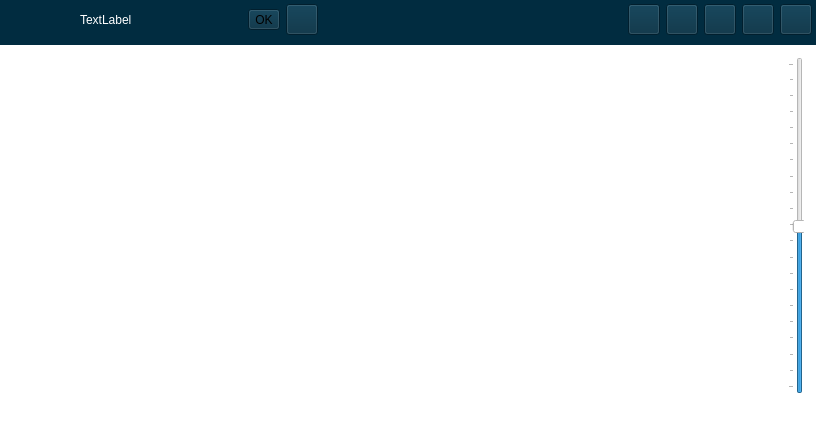
<?xml version="1.0" encoding="UTF-8"?>
<ui version="4.0">
 <class>MainWindow</class>
 <widget class="QMainWindow" name="MainWindow">
  <property name="geometry">
   <rect>
    <x>0</x>
    <y>0</y>
    <width>816</width>
    <height>426</height>
   </rect>
  </property>
  <property name="sizePolicy">
   <sizepolicy hsizetype="Minimum" vsizetype="Fixed">
    <horstretch>0</horstretch>
    <verstretch>0</verstretch>
   </sizepolicy>
  </property>
  <property name="baseSize">
   <size>
    <width>800</width>
    <height>600</height>
   </size>
  </property>
  <property name="windowTitle">
   <string>Virtual Turing Machine</string>
  </property>
  <property name="styleSheet">
   <string notr="true"/>
  </property>
  <property name="documentMode">
   <bool>false</bool>
  </property>
  <widget class="QWidget" name="centralWidget">
   <property name="sizePolicy">
    <sizepolicy hsizetype="Ignored" vsizetype="Ignored">
     <horstretch>0</horstretch>
     <verstretch>0</verstretch>
    </sizepolicy>
   </property>
   <property name="styleSheet">
    <string notr="true">background:#012C40</string>
   </property>
   <layout class="QVBoxLayout" name="verticalLayout">
    <property name="leftMargin">
     <number>0</number>
    </property>
    <property name="topMargin">
     <number>0</number>
    </property>
    <property name="rightMargin">
     <number>0</number>
    </property>
    <property name="bottomMargin">
     <number>0</number>
    </property>
    <item>
     <widget class="QFrame" name="frame_header">
      <property name="sizePolicy">
       <sizepolicy hsizetype="Expanding" vsizetype="Maximum">
        <horstretch>0</horstretch>
        <verstretch>0</verstretch>
       </sizepolicy>
      </property>
      <property name="autoFillBackground">
       <bool>false</bool>
      </property>
      <property name="styleSheet">
       <string notr="true"/>
      </property>
      <property name="frameShape">
       <enum>QFrame::NoFrame</enum>
      </property>
      <property name="frameShadow">
       <enum>QFrame::Plain</enum>
      </property>
      <layout class="QHBoxLayout" name="horizontalLayout_2">
       <property name="spacing">
        <number>-1</number>
       </property>
       <property name="leftMargin">
        <number>4</number>
       </property>
       <property name="topMargin">
        <number>4</number>
       </property>
       <property name="rightMargin">
        <number>4</number>
       </property>
       <property name="bottomMargin">
        <number>4</number>
       </property>
       <item>
        <widget class="QToolButton" name="button_back">
         <property name="sizePolicy">
          <sizepolicy hsizetype="Maximum" vsizetype="Maximum">
           <horstretch>0</horstretch>
           <verstretch>0</verstretch>
          </sizepolicy>
         </property>
         <property name="autoFillBackground">
          <bool>false</bool>
         </property>
         <property name="styleSheet">
          <string notr="true">background:#012C40</string>
         </property>
         <property name="text">
          <string/>
         </property>
         <property name="icon">
          <iconset resource="resources.qrc">
           <normaloff>:/Files/images/toolbars/main/undo.gif</normaloff>:/Files/images/toolbars/main/undo.gif</iconset>
         </property>
         <property name="iconSize">
          <size>
           <width>24</width>
           <height>24</height>
          </size>
         </property>
         <property name="toolButtonStyle">
          <enum>Qt::ToolButtonIconOnly</enum>
         </property>
         <property name="autoRaise">
          <bool>true</bool>
         </property>
        </widget>
       </item>
       <item>
        <widget class="QToolButton" name="button_debug_back">
         <property name="styleSheet">
          <string notr="true">background:#012C40</string>
         </property>
         <property name="text">
          <string/>
         </property>
         <property name="icon">
          <iconset resource="resources.qrc">
           <normaloff>:/images/toolbars/debug/undo.png</normaloff>:/images/toolbars/debug/undo.png</iconset>
         </property>
         <property name="iconSize">
          <size>
           <width>24</width>
           <height>24</height>
          </size>
         </property>
         <property name="toolButtonStyle">
          <enum>Qt::ToolButtonIconOnly</enum>
         </property>
         <property name="autoRaise">
          <bool>true</bool>
         </property>
         <property name="name" stdset="0">
          <string>button_back</string>
         </property>
        </widget>
       </item>
       <item>
        <widget class="QWidget" name="widgetLabel" native="true">
         <property name="sizePolicy">
          <sizepolicy hsizetype="Expanding" vsizetype="Preferred">
           <horstretch>0</horstretch>
           <verstretch>0</verstretch>
          </sizepolicy>
         </property>
         <layout class="QHBoxLayout" name="horizontalLayout">
          <property name="leftMargin">
           <number>0</number>
          </property>
          <property name="topMargin">
           <number>0</number>
          </property>
          <property name="rightMargin">
           <number>0</number>
          </property>
          <property name="bottomMargin">
           <number>0</number>
          </property>
          <item>
           <widget class="QLabel" name="label">
            <property name="autoFillBackground">
             <bool>false</bool>
            </property>
            <property name="styleSheet">
             <string notr="true">background:transparent;color:white</string>
            </property>
            <property name="text">
             <string>TextLabel</string>
            </property>
           </widget>
          </item>
         </layout>
        </widget>
       </item>
       <item>
        <widget class="QToolButton" name="button_ok">
         <property name="styleSheet">
          <string notr="true">background:#012C40</string>
         </property>
         <property name="text">
          <string>OK</string>
         </property>
         <property name="icon">
          <iconset resource="resources.qrc">
           <normaloff>:/Files/images/ok.png</normaloff>:/Files/images/ok.png</iconset>
         </property>
         <property name="iconSize">
          <size>
           <width>24</width>
           <height>24</height>
          </size>
         </property>
         <property name="toolButtonStyle">
          <enum>Qt::ToolButtonIconOnly</enum>
         </property>
         <property name="name" stdset="0">
          <string>button_ok</string>
         </property>
        </widget>
       </item>
       <item>
        <widget class="QToolButton" name="button_cancel">
         <property name="styleSheet">
          <string notr="true">background:#012C40</string>
         </property>
         <property name="text">
          <string/>
         </property>
         <property name="icon">
          <iconset resource="resources.qrc">
           <normaloff>:/Files/images/cancel.png</normaloff>:/Files/images/cancel.png</iconset>
         </property>
         <property name="iconSize">
          <size>
           <width>24</width>
           <height>24</height>
          </size>
         </property>
         <property name="toolButtonStyle">
          <enum>Qt::ToolButtonIconOnly</enum>
         </property>
         <property name="name" stdset="0">
          <string>button_cancel</string>
         </property>
        </widget>
       </item>
       <item>
        <widget class="QToolButton" name="button_4th">
         <property name="styleSheet">
          <string notr="true">background:#012C40</string>
         </property>
         <property name="text">
          <string/>
         </property>
         <property name="icon">
          <iconset resource="resources.qrc">
           <normaloff>:/Files/images/toolbars/tools/e4.png</normaloff>:/Files/images/toolbars/tools/e4.png</iconset>
         </property>
         <property name="iconSize">
          <size>
           <width>24</width>
           <height>24</height>
          </size>
         </property>
         <property name="autoRaise">
          <bool>true</bool>
         </property>
         <property name="name" stdset="0">
          <string>button_4th</string>
         </property>
        </widget>
       </item>
       <item>
        <widget class="QToolButton" name="button_exercise">
         <property name="autoFillBackground">
          <bool>false</bool>
         </property>
         <property name="styleSheet">
          <string notr="true">background:#012C40</string>
         </property>
         <property name="text">
          <string/>
         </property>
         <property name="icon">
          <iconset resource="resources.qrc">
           <normaloff>:/Files/images/exercise.png</normaloff>:/Files/images/exercise.png</iconset>
         </property>
         <property name="iconSize">
          <size>
           <width>24</width>
           <height>24</height>
          </size>
         </property>
         <property name="toolButtonStyle">
          <enum>Qt::ToolButtonIconOnly</enum>
         </property>
         <property name="autoRaise">
          <bool>true</bool>
         </property>
         <property name="name" stdset="0">
          <string>button_exercise</string>
         </property>
        </widget>
       </item>
       <item>
        <widget class="QToolButton" name="button_new_machine">
         <property name="autoFillBackground">
          <bool>false</bool>
         </property>
         <property name="styleSheet">
          <string notr="true">background:#012C40</string>
         </property>
         <property name="text">
          <string/>
         </property>
         <property name="icon">
          <iconset resource="resources.qrc">
           <normaloff>:/Files/images/toolbars/main/icon_new_machine.gif</normaloff>:/Files/images/toolbars/main/icon_new_machine.gif</iconset>
         </property>
         <property name="iconSize">
          <size>
           <width>24</width>
           <height>24</height>
          </size>
         </property>
         <property name="toolButtonStyle">
          <enum>Qt::ToolButtonIconOnly</enum>
         </property>
         <property name="autoRaise">
          <bool>true</bool>
         </property>
         <property name="name" stdset="0">
          <string>button_new_machine</string>
         </property>
        </widget>
       </item>
       <item>
        <widget class="QToolButton" name="button_open_machine">
         <property name="autoFillBackground">
          <bool>false</bool>
         </property>
         <property name="styleSheet">
          <string notr="true">background:#012C40</string>
         </property>
         <property name="text">
          <string/>
         </property>
         <property name="icon">
          <iconset resource="resources.qrc">
           <normaloff>:/Files/images/toolbars/main/icon_open.png</normaloff>:/Files/images/toolbars/main/icon_open.png</iconset>
         </property>
         <property name="iconSize">
          <size>
           <width>24</width>
           <height>24</height>
          </size>
         </property>
         <property name="toolButtonStyle">
          <enum>Qt::ToolButtonIconOnly</enum>
         </property>
         <property name="autoRaise">
          <bool>true</bool>
         </property>
         <property name="name" stdset="0">
          <string>button_open_machine</string>
         </property>
        </widget>
       </item>
       <item>
        <widget class="QToolButton" name="button_save">
         <property name="autoFillBackground">
          <bool>false</bool>
         </property>
         <property name="styleSheet">
          <string notr="true">background:#012C40</string>
         </property>
         <property name="text">
          <string/>
         </property>
         <property name="icon">
          <iconset resource="resources.qrc">
           <normaloff>:/Files/images/toolbars/main/icon_save.gif</normaloff>:/Files/images/toolbars/main/icon_save.gif</iconset>
         </property>
         <property name="iconSize">
          <size>
           <width>24</width>
           <height>24</height>
          </size>
         </property>
         <property name="toolButtonStyle">
          <enum>Qt::ToolButtonIconOnly</enum>
         </property>
         <property name="autoRaise">
          <bool>true</bool>
         </property>
         <property name="name" stdset="0">
          <string>button_save</string>
         </property>
        </widget>
       </item>
       <item>
        <widget class="QToolButton" name="button_export">
         <property name="autoFillBackground">
          <bool>false</bool>
         </property>
         <property name="styleSheet">
          <string notr="true">background:#012C40</string>
         </property>
         <property name="text">
          <string/>
         </property>
         <property name="icon">
          <iconset resource="resources.qrc">
           <normaloff>:/Files/images/toolbars/main/icon_export.png</normaloff>:/Files/images/toolbars/main/icon_export.png</iconset>
         </property>
         <property name="iconSize">
          <size>
           <width>24</width>
           <height>24</height>
          </size>
         </property>
         <property name="toolButtonStyle">
          <enum>Qt::ToolButtonIconOnly</enum>
         </property>
         <property name="autoRaise">
          <bool>true</bool>
         </property>
         <property name="name" stdset="0">
          <string>button_export</string>
         </property>
        </widget>
       </item>
       <item>
        <widget class="QToolButton" name="button_run">
         <property name="autoFillBackground">
          <bool>false</bool>
         </property>
         <property name="styleSheet">
          <string notr="true">background:#012C40</string>
         </property>
         <property name="text">
          <string/>
         </property>
         <property name="icon">
          <iconset resource="resources.qrc">
           <normaloff>:/Files/images/toolbars/main/icon_run.gif</normaloff>:/Files/images/toolbars/main/icon_run.gif</iconset>
         </property>
         <property name="iconSize">
          <size>
           <width>24</width>
           <height>24</height>
          </size>
         </property>
         <property name="toolButtonStyle">
          <enum>Qt::ToolButtonIconOnly</enum>
         </property>
         <property name="autoRaise">
          <bool>true</bool>
         </property>
         <property name="name" stdset="0">
          <string>button_run</string>
         </property>
        </widget>
       </item>
       <item>
        <widget class="QToolButton" name="button_configure">
         <property name="autoFillBackground">
          <bool>false</bool>
         </property>
         <property name="styleSheet">
          <string notr="true">background:#012C40</string>
         </property>
         <property name="text">
          <string/>
         </property>
         <property name="icon">
          <iconset resource="resources.qrc">
           <normaloff>:/Files/images/toolbars/main/icon_configure.gif</normaloff>:/Files/images/toolbars/main/icon_configure.gif</iconset>
         </property>
         <property name="iconSize">
          <size>
           <width>24</width>
           <height>24</height>
          </size>
         </property>
         <property name="toolButtonStyle">
          <enum>Qt::ToolButtonIconOnly</enum>
         </property>
         <property name="autoRaise">
          <bool>true</bool>
         </property>
         <property name="name" stdset="0">
          <string>button_configure</string>
         </property>
        </widget>
       </item>
       <item>
        <widget class="QToolButton" name="button_debug_run">
         <property name="styleSheet">
          <string notr="true">background:#012C40</string>
         </property>
         <property name="text">
          <string/>
         </property>
         <property name="icon">
          <iconset resource="resources.qrc">
           <normaloff>:/Files/images/toolbars/debug/run.gif</normaloff>:/Files/images/toolbars/debug/run.gif</iconset>
         </property>
         <property name="iconSize">
          <size>
           <width>24</width>
           <height>24</height>
          </size>
         </property>
         <property name="toolButtonStyle">
          <enum>Qt::ToolButtonIconOnly</enum>
         </property>
         <property name="name" stdset="0">
          <string>button_debug_run</string>
         </property>
        </widget>
       </item>
       <item>
        <widget class="QToolButton" name="button_debug_pause">
         <property name="styleSheet">
          <string notr="true">background:#012C40</string>
         </property>
         <property name="text">
          <string/>
         </property>
         <property name="icon">
          <iconset resource="resources.qrc">
           <normaloff>:/Files/images/toolbars/debug/pause.gif</normaloff>:/Files/images/toolbars/debug/pause.gif</iconset>
         </property>
         <property name="iconSize">
          <size>
           <width>24</width>
           <height>24</height>
          </size>
         </property>
         <property name="toolButtonStyle">
          <enum>Qt::ToolButtonIconOnly</enum>
         </property>
         <property name="name" stdset="0">
          <string>button_debug_pause</string>
         </property>
        </widget>
       </item>
       <item>
        <widget class="QToolButton" name="button_debug_stop">
         <property name="styleSheet">
          <string notr="true">background:#012C40</string>
         </property>
         <property name="text">
          <string/>
         </property>
         <property name="icon">
          <iconset resource="resources.qrc">
           <normaloff>:/Files/images/toolbars/debug/stop.gif</normaloff>:/Files/images/toolbars/debug/stop.gif</iconset>
         </property>
         <property name="iconSize">
          <size>
           <width>24</width>
           <height>24</height>
          </size>
         </property>
         <property name="toolButtonStyle">
          <enum>Qt::ToolButtonIconOnly</enum>
         </property>
         <property name="name" stdset="0">
          <string>button_debug_stop</string>
         </property>
        </widget>
       </item>
       <item>
        <widget class="QToolButton" name="button_debug_over">
         <property name="styleSheet">
          <string notr="true">background:#012C40</string>
         </property>
         <property name="text">
          <string/>
         </property>
         <property name="icon">
          <iconset resource="resources.qrc">
           <normaloff>:/Files/images/toolbars/debug/step_over.gif</normaloff>:/Files/images/toolbars/debug/step_over.gif</iconset>
         </property>
         <property name="iconSize">
          <size>
           <width>24</width>
           <height>24</height>
          </size>
         </property>
         <property name="toolButtonStyle">
          <enum>Qt::ToolButtonIconOnly</enum>
         </property>
         <property name="name" stdset="0">
          <string>button_debug_over</string>
         </property>
        </widget>
       </item>
       <item>
        <widget class="QToolButton" name="button_debug_step">
         <property name="styleSheet">
          <string notr="true">background:#012C40</string>
         </property>
         <property name="text">
          <string/>
         </property>
         <property name="icon">
          <iconset resource="resources.qrc">
           <normaloff>:/Files/images/toolbars/debug/step.gif</normaloff>:/Files/images/toolbars/debug/step.gif</iconset>
         </property>
         <property name="iconSize">
          <size>
           <width>24</width>
           <height>24</height>
          </size>
         </property>
         <property name="toolButtonStyle">
          <enum>Qt::ToolButtonIconOnly</enum>
         </property>
         <property name="name" stdset="0">
          <string>button_debug_step</string>
         </property>
        </widget>
       </item>
      </layout>
     </widget>
    </item>
    <item>
     <widget class="QFrame" name="frame">
      <property name="sizePolicy">
       <sizepolicy hsizetype="Expanding" vsizetype="Expanding">
        <horstretch>0</horstretch>
        <verstretch>0</verstretch>
       </sizepolicy>
      </property>
      <property name="styleSheet">
       <string notr="true">background:white</string>
      </property>
      <property name="frameShape">
       <enum>QFrame::NoFrame</enum>
      </property>
      <property name="frameShadow">
       <enum>QFrame::Raised</enum>
      </property>
      <layout class="QHBoxLayout" name="horizontalLayout_3">
       <property name="leftMargin">
        <number>0</number>
       </property>
       <property name="topMargin">
        <number>0</number>
       </property>
       <property name="rightMargin">
        <number>0</number>
       </property>
       <property name="bottomMargin">
        <number>0</number>
       </property>
       <item>
        <widget class="QWidget" name="widget_container" native="true">
         <property name="sizePolicy">
          <sizepolicy hsizetype="Expanding" vsizetype="Expanding">
           <horstretch>0</horstretch>
           <verstretch>0</verstretch>
          </sizepolicy>
         </property>
         <property name="maximumSize">
          <size>
           <width>16777215</width>
           <height>16777215</height>
          </size>
         </property>
         <property name="autoFillBackground">
          <bool>false</bool>
         </property>
         <property name="styleSheet">
          <string notr="true"/>
         </property>
        </widget>
       </item>
       <item>
        <widget class="QFrame" name="frame_zoom">
         <property name="sizePolicy">
          <sizepolicy hsizetype="Minimum" vsizetype="Expanding">
           <horstretch>0</horstretch>
           <verstretch>0</verstretch>
          </sizepolicy>
         </property>
         <property name="minimumSize">
          <size>
           <width>0</width>
           <height>0</height>
          </size>
         </property>
         <property name="maximumSize">
          <size>
           <width>16777215</width>
           <height>16777215</height>
          </size>
         </property>
         <property name="frameShape">
          <enum>QFrame::NoFrame</enum>
         </property>
         <property name="frameShadow">
          <enum>QFrame::Plain</enum>
         </property>
         <layout class="QVBoxLayout" name="verticalLayout_2">
          <property name="leftMargin">
           <number>12</number>
          </property>
          <property name="topMargin">
           <number>12</number>
          </property>
          <property name="rightMargin">
           <number>12</number>
          </property>
          <property name="bottomMargin">
           <number>12</number>
          </property>
          <item>
           <widget class="QSlider" name="slider_zoom">
            <property name="sizePolicy">
             <sizepolicy hsizetype="Minimum" vsizetype="Expanding">
              <horstretch>0</horstretch>
              <verstretch>0</verstretch>
             </sizepolicy>
            </property>
            <property name="minimumSize">
             <size>
              <width>0</width>
              <height>0</height>
             </size>
            </property>
            <property name="maximumSize">
             <size>
              <width>16</width>
              <height>16777215</height>
             </size>
            </property>
            <property name="minimum">
             <number>1</number>
            </property>
            <property name="maximum">
             <number>200</number>
            </property>
            <property name="value">
             <number>100</number>
            </property>
            <property name="tracking">
             <bool>true</bool>
            </property>
            <property name="orientation">
             <enum>Qt::Vertical</enum>
            </property>
            <property name="tickPosition">
             <enum>QSlider::TicksAbove</enum>
            </property>
            <property name="tickInterval">
             <number>10</number>
            </property>
           </widget>
          </item>
          <item>
           <widget class="QLabel" name="label_2">
            <property name="sizePolicy">
             <sizepolicy hsizetype="Minimum" vsizetype="Minimum">
              <horstretch>0</horstretch>
              <verstretch>0</verstretch>
             </sizepolicy>
            </property>
            <property name="minimumSize">
             <size>
              <width>0</width>
              <height>0</height>
             </size>
            </property>
            <property name="maximumSize">
             <size>
              <width>16</width>
              <height>16</height>
             </size>
            </property>
            <property name="text">
             <string notr="true"/>
            </property>
            <property name="pixmap">
             <pixmap resource="resources.qrc">:/Files/images/zoom.png</pixmap>
            </property>
            <property name="scaledContents">
             <bool>true</bool>
            </property>
            <property name="alignment">
             <set>Qt::AlignCenter</set>
            </property>
           </widget>
          </item>
         </layout>
        </widget>
       </item>
      </layout>
     </widget>
    </item>
   </layout>
  </widget>
 </widget>
 <layoutdefault spacing="6" margin="11"/>
 <resources>
  <include location="resources.qrc"/>
 </resources>
 <connections/>
</ui>
